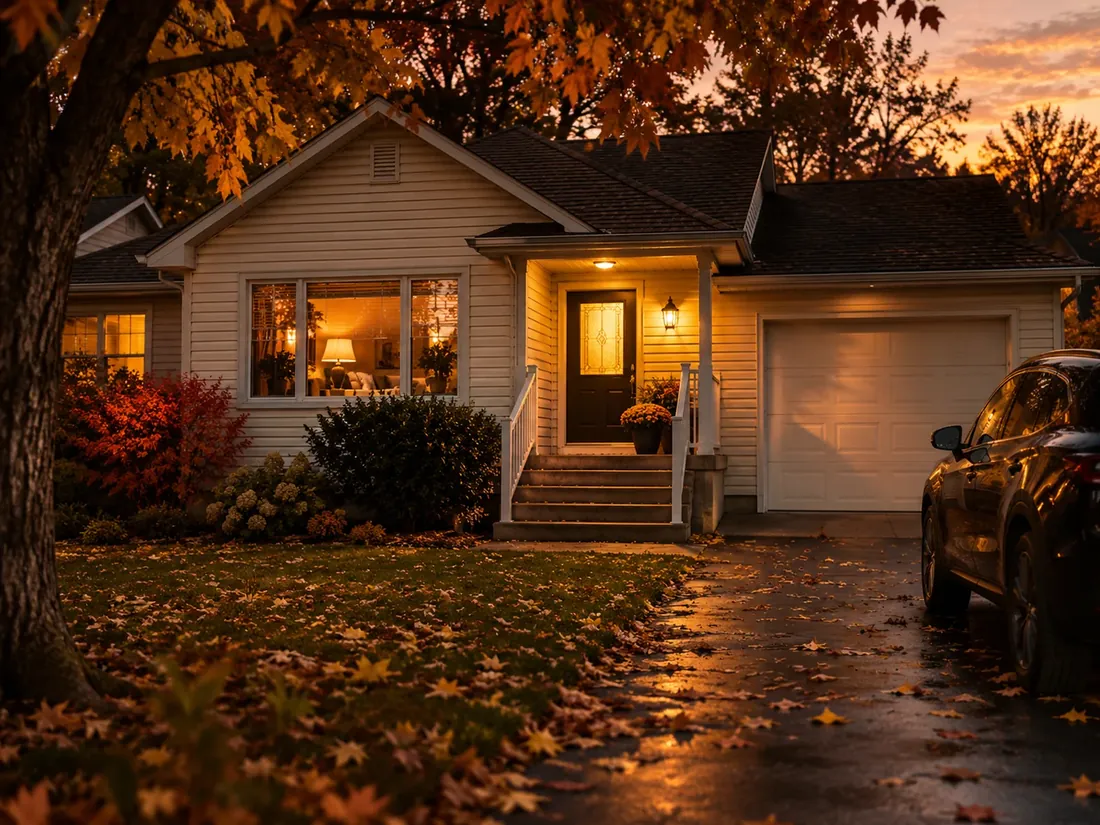
#> input picture media/accueil/lieu-maison.webp, 1100 x 825 px, found by its file name
$ python vignettes.py
#> lines starting #> are read from the running program, lines starting #| are printed output that depends on the picture
### src/lieux.py
# Les lieux du client : source unique (décision de James, novembre 2026).
# Les gens pensent « j'ai une ferme », pas « je veux Diagnostic & continuité ». Pour chaque lieu :
# les solutions qui comptent (une raison d'une ligne chacune), la démonstration à ouvrir, l'appareil
# conseillé et pourquoi. Sert à l'accueil (sélecteur), à la page Solutions (filtre), à l'offre
# (« lequel choisir »), au configurateur (première étape) et à la fiche de l'IA.
#
# Public (décision de James) : « Pour chez moi », « Pour mon entreprise » ou « Les deux ». Chaque lieu et
# chaque solution dit pour qui il est : "particulier", "entreprise" ou "les deux". Côté particulier, on ne
# montre pas ce qui est propre à l'entreprise (SOLUTIONS_PUBLIC, lieux de la famille « entreprise »).
# Le contenu reste dans le HTML : le filtrage se fait par l'attribut data-public (CSS et assets/js/wow.js).
#
# Cinq familles (docs/OFFRE.md, règle 1 : un cerveau par lieu) :
#   - chez vous, votre entreprise : un appareil JARVIS;
#   - lieux mobiles (on y vit) : un appareil JARVIS et un Boîtier VR;
#   - véhicules, aérien (on s'y déplace) : un Boîtier Mobilité, rien d'autre à bord.
# Aucun nom de lieu réel. Aucun prix ici.

import json
import os

from config import CAPABILITIES

ENV, IA, SECU, AUTO, RES, DIAG, MOB = (
    "environnements-intelligents", "ia-privee-connaissances", "securite-intelligente",
    "automatisation-operations", "reseau-resilience", "diagnostic-care", "mobilite",
)

FAMILLES = [
    ("chez-vous", "Chez vous"),
    ("entreprise", "Votre entreprise"),
    ("mobile", "Lieux mobiles"),
    ("vehicules", "Véhicules"),
    ("aerien", "Aérien"),
]

# Les solutions propres à l'entreprise (les autres servent aux deux publics)
SOLUTIONS_PUBLIC = {AUTO: "entreprise"}


def public_sol(slug):
    """Attribut data-public d'une solution : vide si elle sert aux deux publics."""
    return ' data-public="entreprise"' if SOLUTIONS_PUBLIC.get(slug) == "entreprise" else ""


# Les trois appareils (décision de James, 19 novembre 2026) : ils ne portent plus le nom des niveaux.
# Le client choisit un niveau (Base, Signature, Platinum); JARVIS choisit l'appareil de chaque lieu.
HUB_NOM = {"base": "JARVIS Mini", "signature": "JARVIS", "platinum": "JARVIS Pro"}

# id, nom, famille, appareil conseillé (clé « hub »; None : rien à bord), raison, solutions [(slug, raison)], démonstration
LIEUX = [
    # ---------------- Chez vous
    {"id": "maison", "nom": "Maison", "famille": "chez-vous", "hub": "signature",
     "raison": "L’IA tourne chez vous, sans Internet, et relie jusqu’à 100 appareils.",
     "solutions": [(ENV, "Lumières, chauffage et énergie sur un seul écran."),
                   (SECU, "Caméras, portes et alarme dans un seul fil."),
                   (RES, "Un Wi-Fi solide dans toute la maison.")],
     "demo": f"/solutions/{ENV}/#essayer"},
    {"id": "condo", "nom": "Condo", "famille": "chez-vous", "hub": "base",
     "raison": "Un lieu simple : quelques appareils, une fuite ou une porte à surveiller.",
     "solutions": [(ENV, "Chauffage et éclairage réglés selon votre journée."),
                   (DIAG, "Une fuite d’eau repérée avant le dégât.")],
     "demo": f"/solutions/{ENV}/#essayer"},
    {"id": "chalet", "nom": "Chalet", "famille": "chez-vous", "hub": "base",
     "raison": "Il veille sur un lieu fermé : gel, fuite, porte, batterie.",
     "solutions": [(DIAG, "Gel, fuite, panne : prévenu avant le dégât."),
                   (SECU, "Une porte ouverte ou un mouvement, vous le savez."),
                   (ENV, "Le chauffage monté avant votre arrivée.")],
     "demo": f"/solutions/{DIAG}/#essayer"},
    {"id": "domaine", "nom": "Domaine", "famille": "chez-vous", "hub": "platinum",
     "raison": "Plusieurs bâtiments, beaucoup de caméras, rien ne doit s’arrêter.",
     "solutions": [(SECU, "Caméras, plaques et accès de toute la propriété."),
                   (ENV, "Maison, garage et dépendances sur un seul écran."),
                   (RES, "Un réseau qui relie chaque bâtiment."),
                   (DIAG, "Eau, énergie et équipements suivis jour après jour.")],
     "demo": f"/solutions/{SECU}/#essayer"},
    # ---------------- Votre entreprise
    {"id": "bureau", "nom": "Bureau ou commerce", "famille": "entreprise", "hub": "signature",
     "raison": "Réceptionniste IA et jusqu’à dix automatisations, traitées sur place.",
     "solutions": [(AUTO, "La réception ne manque plus un appel."),
                   (IA, "Vos documents répondent aux questions de l’équipe."),
                   (RES, "Un réseau séparé pour les clients, les postes et les caméras.")],
     "demo": f"/solutions/{AUTO}/#essayer"},
    {"id": "atelier", "nom": "Atelier, entrepôt ou usine", "famille": "entreprise", "hub": "signature",
     "raison": "Accès, caméras et machines suivis au même endroit.",
     "solutions": [(SECU, "Qui entre, quand, et par quelle porte."),
                   (DIAG, "Une machine qui dérive se voit avant le bris."),
                   (RES, "Un réseau séparé pour les machines."),
                   (AUTO, "Commandes et bons qui circulent sans ressaisie.")],
     "demo": f"/solutions/{SECU}/#essayer"},
    {"id": "ferme", "nom": "Ferme", "famille": "entreprise", "hub": "platinum",
     "raison": "Des bâtiments et des animaux qui ne peuvent pas attendre : batterie et Internet de secours.",
     "solutions": [(DIAG, "Température, courant, eau : l’alerte avant la perte."),
                   (ENV, "Tous les bâtiments sur un seul écran."),
                   (RES, "Internet dans chaque bâtiment."),
                   (SECU, "Portes, barrières et visiteurs.")],
     "demo": "/solutions/domotique-ferme-agricole/"},
    {"id": "garage", "nom": "Garage ou hangar", "famille": "entreprise", "hub": "signature",
     "raison": "Des biens de valeur : caméras analysées sur place, accès contrôlés.",
     "solutions": [(SECU, "Chaque entrée et chaque sortie, avec l’image."),
                   (ENV, "Portes, humidité et température du bâtiment."),
                   (DIAG, "Batteries et équipements suivis.")],
     "demo": f"/solutions/{SECU}/#essayer"},
    # ---------------- Lieux mobiles (on y vit)
    {"id": "vr", "nom": "VR", "famille": "mobile", "hub": "signature", "boitier": "Boîtier VR",
     "raison": "Une maison qui roule : JARVIS et son Boîtier VR gèrent batteries, eau, chauffage et sécurité.",
     "solutions": [(ENV, "Batteries, eau, chauffage et lumières à bord."),
                   (MOB, "Un copilote qui propose le bon arrêt."),
                   (SECU, "Le véhicule surveillé quand vous êtes ailleurs."),
                   (DIAG, "Une batterie ou une pompe qui faiblit se voit tôt.")],
     "demo": f"/solutions/{MOB}/#essayer"},
    {"id": "roulotte", "nom": "Roulotte", "famille": "mobile", "hub": "base", "boitier": "Boîtier VR",
     "raison": "Batteries, réservoirs, gel et porte : l’essentiel d’un petit lieu mobile.",
     "solutions": [(ENV, "Batteries et réservoirs d’un coup d’œil."),
                   (DIAG, "Le gel et les fuites signalés."),
                   (MOB, "Le trajet et les arrêts gardés sur la carte.")],
     "demo": f"/solutions/{ENV}/#essayer"},
    {"id": "bateau", "nom": "Bateau ou yacht", "famille": "mobile", "hub": "base", "boitier": "Boîtier VR",
     "raison": "À quai comme en route : énergie, cale et accès surveillés.",
     "solutions": [(ENV, "Énergie, réservoirs et confort à bord."),
                   (DIAG, "Pompe de cale et batteries suivies."),
                   (SECU, "Une présence à bord, vous le savez.")],
     "demo": f"/solutions/{ENV}/#essayer"},
    # ---------------- Véhicules (on s'y déplace)
    {"id": "auto", "nom": "Auto ou camion", "famille": "vehicules", "hub": None, "boitier": "Boîtier Mobilité",
     "raison": "Un seul boîtier à bord : il donne la position, le diagnostic et l’antivol.",
     "solutions": [(MOB, "Position, diagnostic et antivol, de partout.")],
     "demo": f"/solutions/{MOB}/#essayer"},
    {"id": "moto", "nom": "Moto", "famille": "vehicules", "hub": None, "boitier": "Boîtier Mobilité",
     "raison": "Un seul boîtier à bord : le Boîtier Mobilité suffit.",
     "solutions": [(MOB, "Position et antivol, de partout.")],
     "demo": f"/solutions/{MOB}/#essayer"},
    {"id": "flotte", "nom": "Flotte de véhicules", "famille": "vehicules", "public": "entreprise", "hub": None, "boitier": "Boîtier Mobilité",
     "raison": "Un Boîtier Mobilité par véhicule : position, diagnostic et antivol pour toute la flotte.",
     "solutions": [(MOB, "Chaque véhicule, son état et ses trajets au même endroit."),
                   (DIAG, "L’entretien prévu avant la panne.")],
     "demo": f"/solutions/{MOB}/#essayer"},
    # ---------------- Aérien : suivi au sol seulement, jamais l'avionique
    {"id": "avion", "nom": "Avion ou hélicoptère", "famille": "aerien", "hub": None, "boitier": "Boîtier Mobilité",
     "raison": "Suivi au sol par son boîtier : position, batterie, alertes. Le hangar, lui, reçoit son propre JARVIS. Rien ne touche jamais à l’avionique.",
     "solutions": [(MOB, "L’appareil, sa position et son état au sol, au même endroit.")],
     "demo": f"/solutions/{ENV}/#essayer"},
]

# Quel niveau choisir : des bénéfices, pas des spécifications (décision de James). Chaque carte répond à
# « est-ce pour moi? » : une situation, une promesse, trois « Vous pouvez… », une limite honnête.
# Les faits restent ceux du comparatif du catalogue (C.COMPARE) : caméras analysées, IA locale ou par
# Internet, lieux reliés, batterie et Internet de secours.
HUBS_CHOIX = {
    "base": {
        "situation": "Un petit lieu à surveiller", "pour": "Chalet, condo, petit VR",
        "promesse": "Savoir que tout va bien, et agir à distance.",
        "peut": ["Être prévenu d’une fuite, du gel ou d’une porte ouverte",
                 "Régler le chauffage et les lumières de partout",
                 "Voir jusqu’à deux caméras"],
        "savoir": "L’assistant passe par Internet. Idéal comme deuxième lieu, relié à votre maison.",
    },
    "signature": {
        "situation": "La maison où vous vivez", "pour": "Maison, VR complet, petite entreprise", "pour_moi": "Maison, VR complet",
        "promesse": "Tout le lieu, et une IA qui reste chez vous.",
        "peut": ["Tout gérer dans une seule application",
                 "Parler à JARVIS, même sans Internet",
                 "Relier jusqu’à trois lieux : maison, chalet, VR"],
        "savoir": "Jusqu’à six caméras analysées.",
    },
    "platinum": {
        "situation": "Un lieu qui ne doit jamais s’arrêter", "pour": "Domaine, ferme, entreprise", "pour_moi": "Domaine",
        "promesse": "Plusieurs bâtiments, beaucoup de caméras, aucune coupure.",
        "peut": ["Continuer pendant une panne de courant ou d’Internet",
                 "Suivre tous vos bâtiments et vos lieux, sans limite",
                 "Recevoir des rapports et automatiser le travail"],
        "peut_moi": {2: "Analyser seize caméras et plus, sur place"},  # côté particulier, à la place du 3e point
        "savoir": "Pensé pour les grands lieux : trop pour une maison ordinaire.",
    },
}

for _l in LIEUX:
    _l.setdefault("public", "entreprise" if _l["famille"] == "entreprise" else "particulier" if _l["famille"] == "chez-vous" else "les deux")

PAR_ID = {l["id"]: l for l in LIEUX}
RANG = {"base": 1, "signature": 2, "platinum": 3}


# [13 lines left out: function cerveaux, not called in this run]
_TITRE = {c["slug"]: c["title"] for c in CAPABILITIES}


# [28 lines left out: functions donnees, selecteur, not called in this run]


# ---------------------------------------------------------------------------------------------
# Le forfait partout (tiroir « Mon forfait », assets/js/wow.js) : sur chaque page, un petit bloc JSON
# donne le nom, l'appareil conseillé et la vignette de chaque lieu, et le nom et la vignette de chaque
# solution. Les vignettes sont produites par tools/vignettes.py (media/forfait/v-*.webp) à partir de
# la photo dédiée si elle existe, sinon d'une photo de repli.
# ---------------------------------------------------------------------------------------------
_RACINE = os.path.join(os.path.dirname(os.path.abspath(__file__)), "..")
_REPLI_LIEU = {
    "maison": "/media/accueil/lieu-maison.webp", "condo": "/media/vitrine/accueil/condo-urbain.webp",
    "chalet": "/media/vitrine/accueil/chalet-lac.webp", "domaine": "/media/accueil/lieu-domaine.webp",
    "bureau": "/media/vitrine/accueil/commerce-pme.webp", "atelier": "/media/accueil/lieu-entreprise.webp",
    "ferme": "/media/accueil/lieu-ferme.webp", "garage": "/media/vitrine/accueil/garage-lamborghini-ferrari.webp",
    "flotte": "/media/vitrine/accueil/allee-g63-escalade.webp", "vr": "/media/offre/vr.webp",
    "roulotte": "/media/offre/vr.webp", "bateau": "/media/vitrine/accueil/yacht-quai.webp",
    "auto": "/media/accueil/lieu-vehicule.webp", "moto": "/media/accueil/lieu-vehicule.webp",
    "avion": "/media/vitrine/accueil/jet-hangar.webp",
}
_CLE_SOL = {ENV: "environnements", IA: "ia", SECU: "securite", AUTO: "automatisation", RES: "reseau", DIAG: "diagnostic", MOB: "mobilite"}


def _existe(chemin):
    return os.path.exists(os.path.join(_RACINE, chemin.lstrip("/")))


def sources_vignettes():
    """(nom de vignette, photo source) pour tools/vignettes.py : la photo dédiée d'abord."""
    out = []
    for l in LIEUX:
        dedie = f"/media/forfait/lieu-{l['id']}.webp"
        out.append((f"lieu-{l['id']}", dedie if _existe(dedie) else _REPLI_LIEU[l["id"]]))
    for slug, cle in _CLE_SOL.items():
        dedie = f"/media/forfait/sol-{cle}.webp"
        out.append((f"sol-{cle}", dedie if _existe(dedie) else f"/media/accueil/sol-{cle}.webp"))
    for h in HUB_NOM:
        dedie = f"/media/hubs/hub-{h}.webp"
        out.append((f"hub-{h}", dedie if _existe(dedie) else "/media/hubs/hub-signature.webp"))
    return out


def _v(nom):
    chemin = f"/media/forfait/v-{nom}.webp"
    return chemin if _existe(chemin) else ""


# [7 lines left out: function reference, not called in this run]

### tools/vignettes.py
#!/usr/bin/env python3
"""Vignettes du forfait (tiroir « Mon forfait ») : petites images carrées, légères.

Pour chaque lieu, chaque solution et chaque appareil, prend la photo dédiée si elle existe
(media/forfait/lieu-<id>.webp, media/forfait/sol-<clé>.webp, media/hubs/hub-<id>.webp),
sinon la photo de repli, et écrit media/forfait/v-<nom>.webp (240 px). À relancer quand une
photo change : python3 tools/vignettes.py
"""
import sys
from pathlib import Path
from PIL import Image

ROOT = Path(__file__).resolve().parent.parent
sys.path.insert(0, str(ROOT / "src"))
import lieux  # noqa: E402


def vignette(src, dest, taille=240):
#> called with taille = 240
    im = Image.open(src).convert("RGB")
#> im is the input picture: PIL image 1100x825 RGB; mean R, G, B 82.2, 47.5, 24.2
    w, h = im.size
#> w = 1100; h = 825
    c = min(w, h)
#> c = 825
    im = im.crop(((w - c) // 2, (h - c) // 2, (w - c) // 2 + c, (h - c) // 2 + c)).resize((taille, taille), Image.LANCZOS)
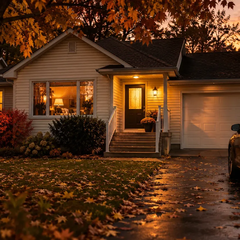
#> im: PIL image 240x240 RGB; mean R, G, B 87.9, 50.5, 25.1
    im.save(dest, "WEBP", quality=78, method=6)


def main():
    n = 0
    for nom, source in lieux.sources_vignettes():
        src = ROOT / source.lstrip("/")
        if not src.exists():
            print("  photo absente :", source)
            continue
        vignette(src, ROOT / "media" / "forfait" / f"v-{nom}.webp")
        n += 1
#> pass 2 of the loop in main, `for nom, source in lieux.sources_vignettes():`:
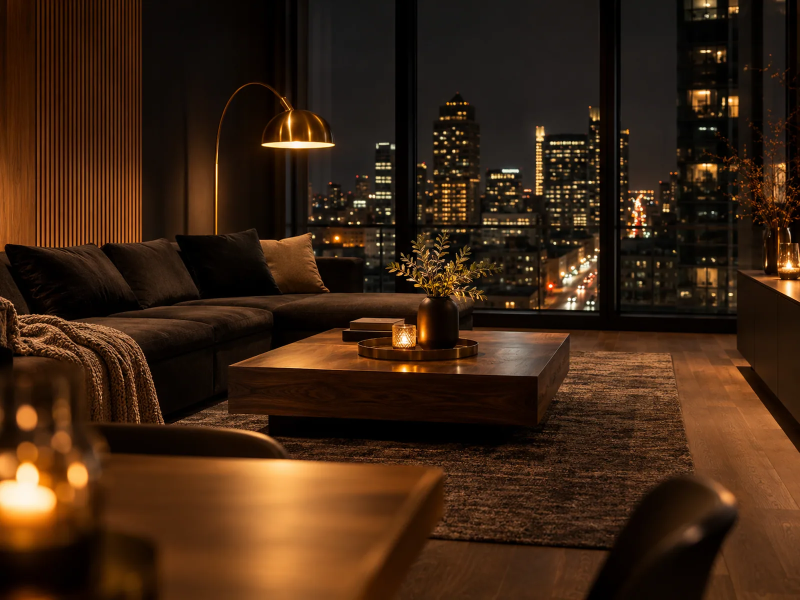
#> input picture media/vitrine/accueil/condo-urbain.webp, 1600 x 1200 px (shown at 1/2 size)
#> in vignette, im is the input picture: PIL image 1600x1200 RGB; mean R, G, B 61.5, 37.5, 19.4
#> in vignette (call 2), `im = im.crop(((w - c) // 2, (h - c) // 2, (w - c) // 2 + c, (h - c) //..`:
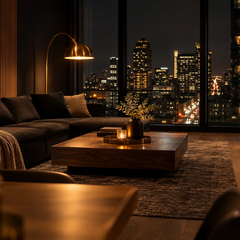
#> im: PIL image 240x240 RGB; mean R, G, B 57.6, 36, 19.5
#> pass 3 of the loop in main, `for nom, source in lieux.sources_vignettes():`:
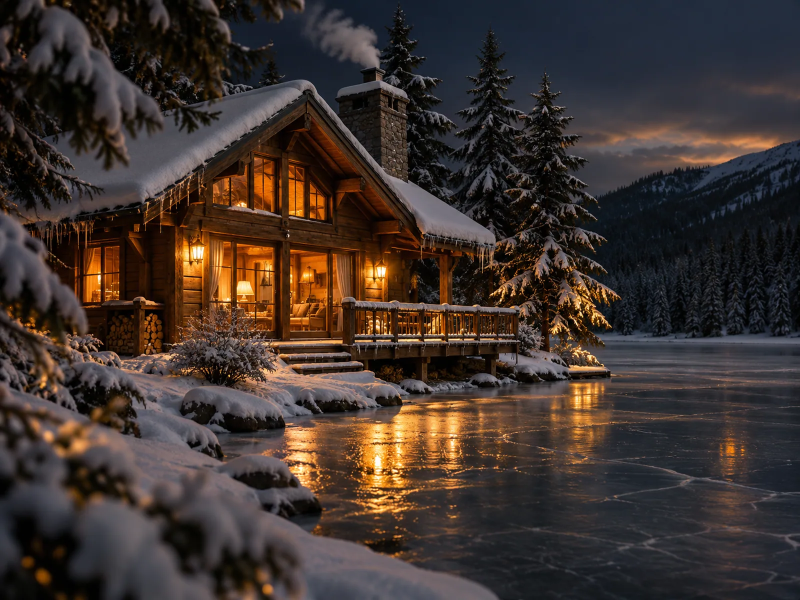
#> input picture media/vitrine/accueil/chalet-lac.webp, 1600 x 1200 px (shown at 1/2 size)
#> in vignette, im is the input picture: PIL image 1600x1200 RGB; mean R, G, B 63.2, 51.5, 46.3
#> in vignette (call 3), `im = im.crop(((w - c) // 2, (h - c) // 2, (w - c) // 2 + c, (h - c) //..`:
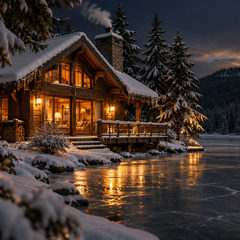
#> im: PIL image 240x240 RGB; mean R, G, B 67.9, 54.2, 47.1
#> the loop made 25 passes; the first 3 are shown
    print(n, "vignettes")


if __name__ == "__main__":
    main()
